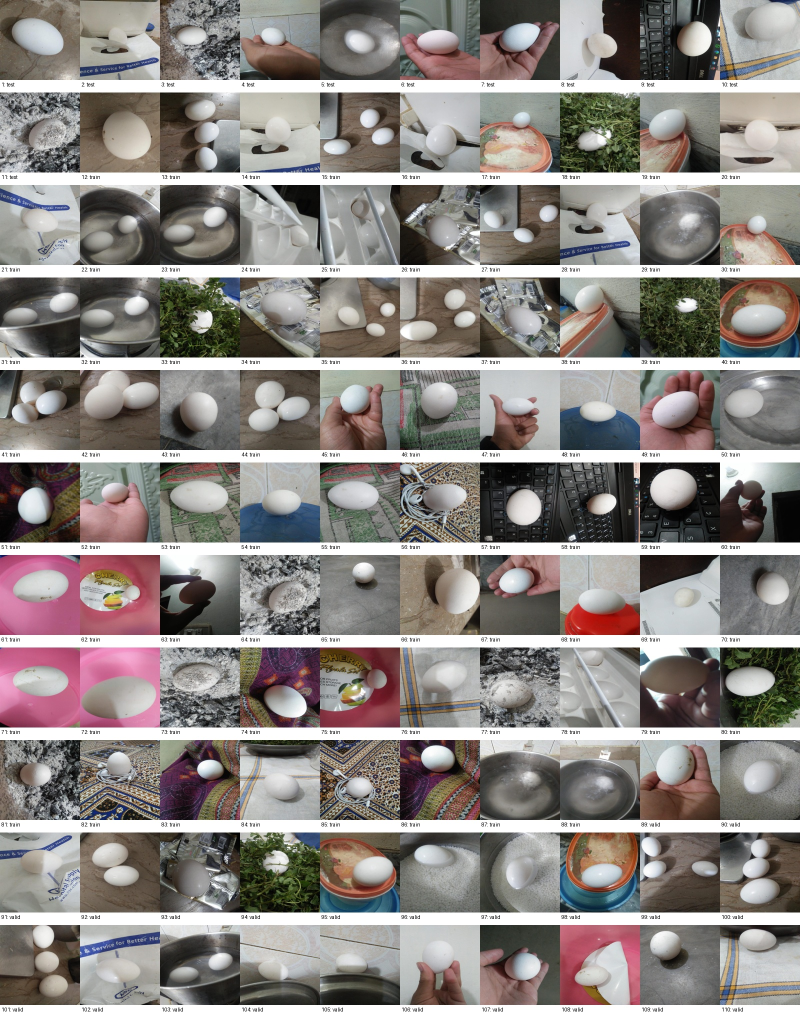
#> input picture DATASET/analysis/contact_sheets/contact_sheet.jpg, 1600 x 2035 px (shown at 1/2 size)
$ python -i 34_task4_tracking_v6.py   (imports and definitions only)
#> lines starting #> are read from the running program, lines starting #| are printed output that depends on the picture; after the words box and inside, x2 and y2 are one past the last pixel; in counts of white or black regions, pixels touching at a corner belong together
#> further down, picture is the input picture: shape (2035, 1600, 3); mean B, G, R 132.8, 136, 142
from pathlib import Path

import cv2
import numpy as np
import os
import math
from itertools import permutations

# ============================================================
# TASK 4 - TRACKING V6
# Optical-flow + local segmentation + appearance validation
#
# Design principle:
#   NEVER switch to a random egg-like object just because it
#   looks plausible. Motion and appearance must agree.
# ============================================================

VIDEO_PATH =(Path(__file__).resolve().parent.parent.parent / r"Raw and Boiled Egg Spinning - Cool Science Experiment ｜ Educational Videos by Mocomi [Y4JyV94y2_A].webm")
# If automatic discovery does not find the video, paste the full path here.

OUTPUT_DIR = "task4_v6_output"
START_TIME = 18.0
END_TIME = 34.0

# ------------------------------------------------------------
# Initial manually verified egg positions at 18 s
# ------------------------------------------------------------
INITIAL_TRACKS = [
    {"id": 1, "center": (173, 620), "size": (196, 196)},
    {"id": 2, "center": (455, 652), "size": (210, 210)},
]

# ------------------------------------------------------------
# E1 segmentation (same frozen Task-2 algorithm)
# ------------------------------------------------------------
BRIGHT_PERCENTILE = 65
MAX_SATURATION = 100
MIN_AREA = 500
MORPH_KERNEL_SIZE = 7

# ------------------------------------------------------------
# Local search
# ------------------------------------------------------------
LOCAL_SEARCH_RADIUS = 300

# Candidate filtering is intentionally conservative but not
# as aggressive as E8.
MIN_ASPECT = 0.45
MAX_ASPECT = 2.20
MIN_FILL = 0.30
MAX_CANDIDATES = 12

# ------------------------------------------------------------
# Optical flow
# ------------------------------------------------------------
MAX_FLOW_POINTS = 80
FLOW_QUALITY = 0.01
FLOW_MIN_DISTANCE = 7
FLOW_WIN_SIZE = (21, 21)
FLOW_MAX_LEVEL = 3

# ------------------------------------------------------------
# Appearance / template matching
# ------------------------------------------------------------
TEMPLATE_SIZE = 128
TEMPLATE_UPDATE_ALPHA = 0.10
MIN_TEMPLATE_SCORE = 0.38

# ------------------------------------------------------------
# Acceptance thresholds
# A candidate must have enough evidence from several signals.
# ------------------------------------------------------------
ACCEPT_SCORE = 0.58
WEAK_SCORE = 0.43
MAX_JUMP_DISTANCE = 170
MAX_SIZE_RATIO = 1.65

# Motion / appearance weights
W_MOTION = 0.35
W_TEMPLATE = 0.35
W_SHAPE = 0.15
W_BRIGHTNESS = 0.15

# ------------------------------------------------------------
# Tracking state
# ------------------------------------------------------------
MAX_PREDICTION_FRAMES = 24
VELOCITY_ALPHA = 0.45
POSITION_ALPHA = 0.70
SIZE_ALPHA = 0.65

# Reinitialise optical-flow points periodically.
FLOW_REFRESH_INTERVAL = 8

# ------------------------------------------------------------
# Utility functions
# ------------------------------------------------------------

# [42 lines left out: functions find_video, clamp_box, not called in this run]


def crop_box(img, box):
    x1, y1, x2, y2 = box
    return img[y1:y2, x1:x2]


# [71 lines left out: functions safe_ratio, iou_boxes, resize_gray, normalized_histogram, histogram_similarity, template_similarity, not called in this run]


def detect_e1_candidates(frame):
    """Frozen E1 brightness + saturation segmentation."""
    hsv = cv2.cvtColor(frame, cv2.COLOR_BGR2HSV)
#> hsv: shape (2035, 1600, 3); mean H, S, V 49.9, 38.5, 145.2
    gray = cv2.cvtColor(frame, cv2.COLOR_BGR2GRAY)
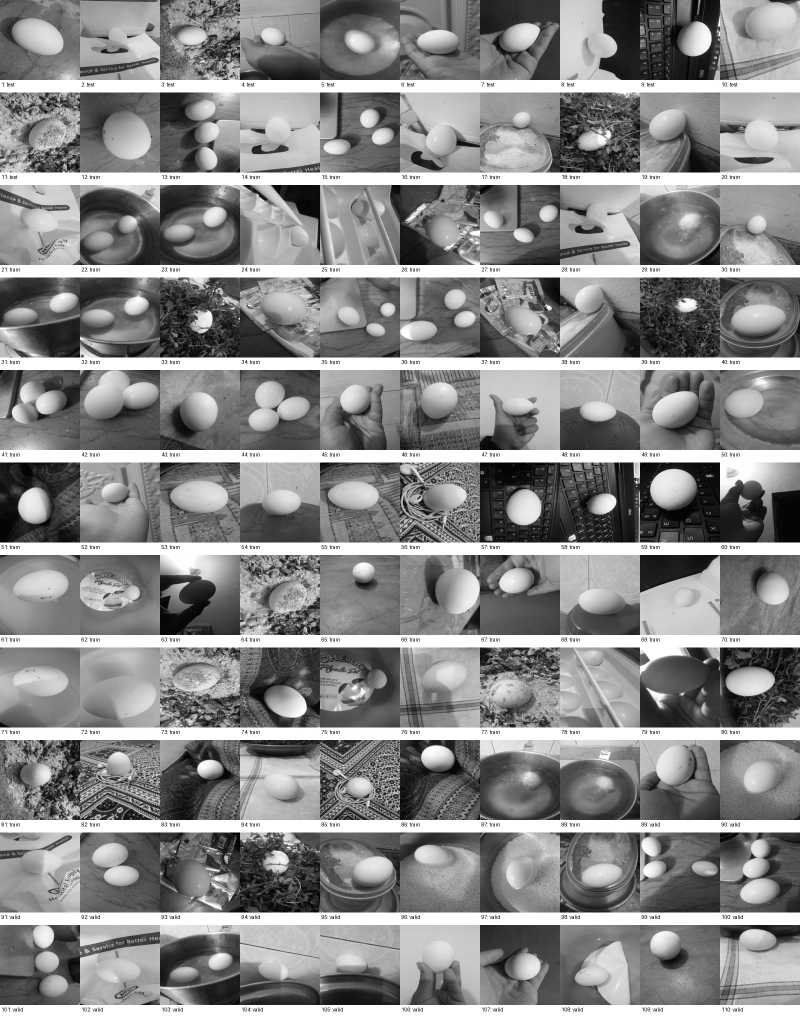
#> gray: shape (2035, 1600) (shown at 1/2 size); min 0, max 255, mean 137.4

    brightness_threshold = np.percentile(gray, BRIGHT_PERCENTILE)
#> brightness_threshold = 168

    bright = gray >= brightness_threshold
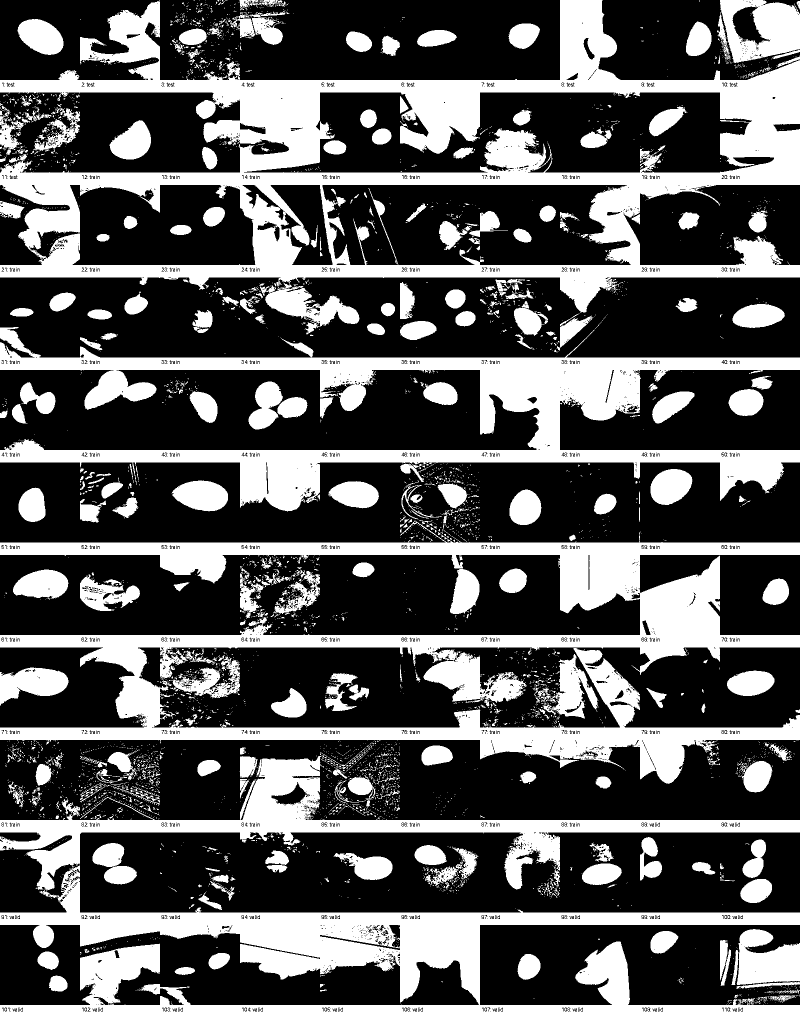
#> bright: shape (2035, 1600) bool (shown at 1/2 size); 35% white; 4617 white regions (4151 under 20 px), largest, box (x1, y1, x2, y2) and area: (0, 0, 1600, 669) 283924, (0, 1512, 1600, 2035) 224201, (0, 1041, 1600, 1568) 200897
    low_sat = hsv[:, :, 1] <= MAX_SATURATION
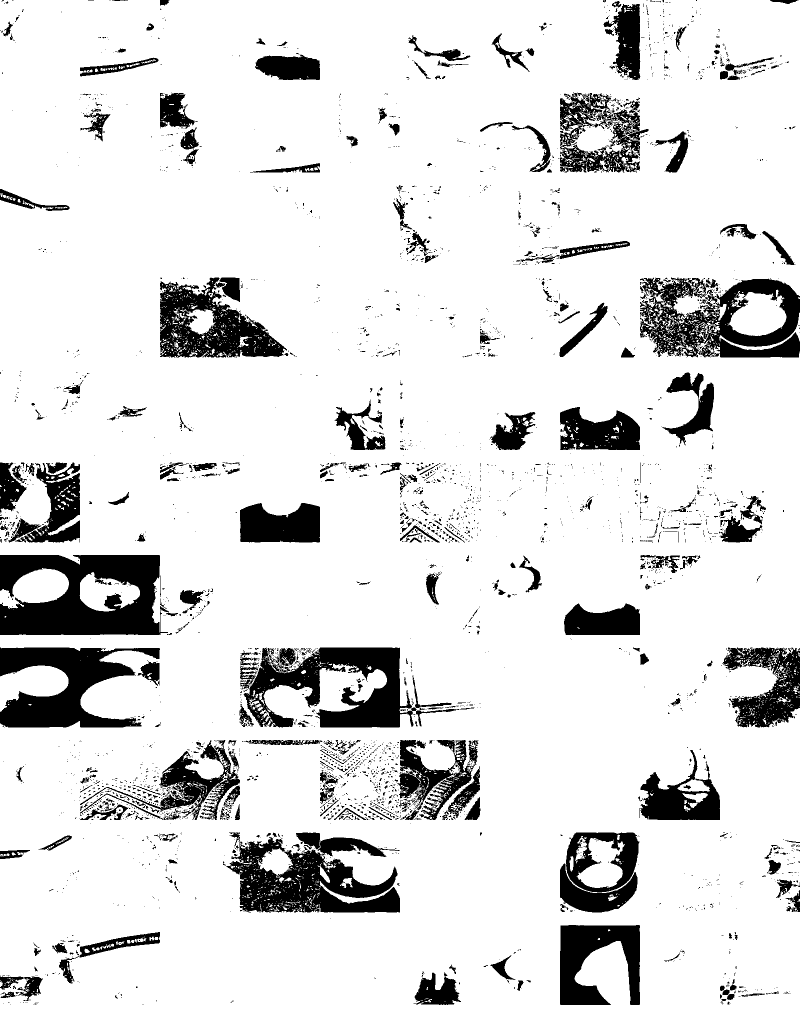
#> low_sat: shape (2035, 1600) bool (shown at 1/2 size); 87.1% white; 3713 black regions (3249 under 20 px), largest, box (x1, y1, x2, y2) and area: (0, 1110, 338, 1270) 37302, (446, 1665, 800, 1825) 30491, (480, 1295, 919, 1455) 29830

    mask = (bright & low_sat).astype(np.uint8) * 255
#> mask: shape (2035, 1600); 35% white; 4615 white regions (4146 under 20 px), largest, box (x1, y1, x2, y2) and area: (0, 0, 1600, 669) 283626, (0, 1512, 1600, 2035) 224201, (0, 654, 1600, 1023) 143996

    kernel = cv2.getStructuringElement(
        cv2.MORPH_ELLIPSE,
        (MORPH_KERNEL_SIZE, MORPH_KERNEL_SIZE)
    )

    mask = cv2.morphologyEx(mask, cv2.MORPH_OPEN, kernel)
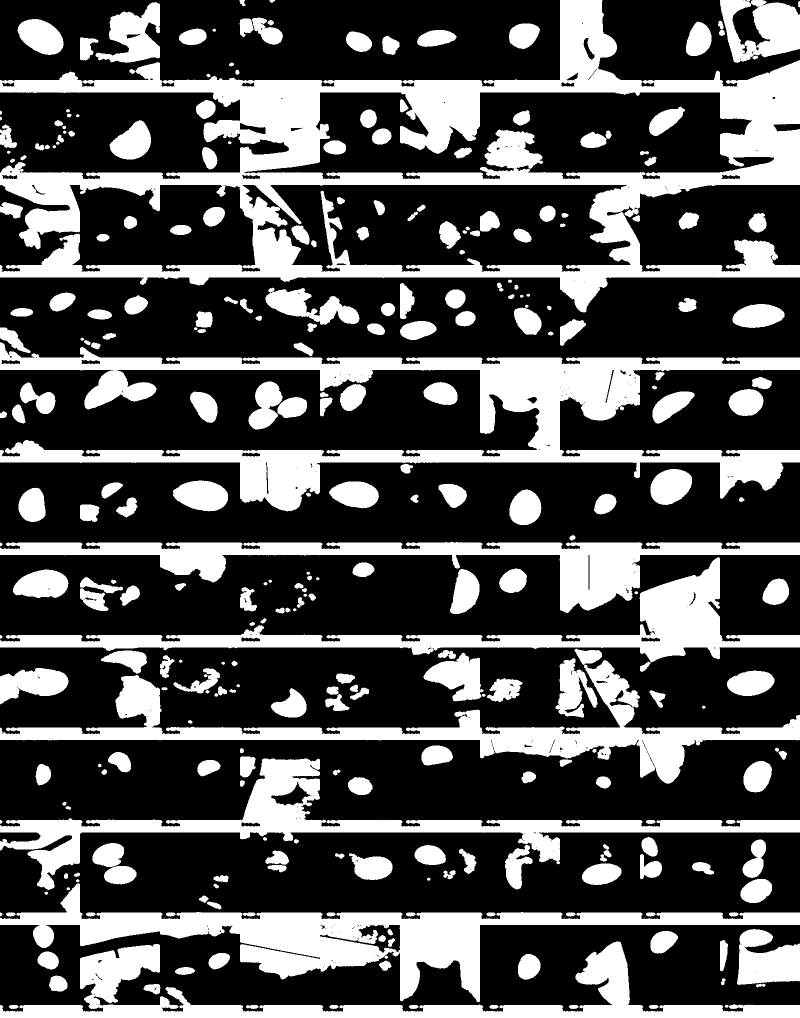
#> mask: shape (2035, 1600) (shown at 1/2 size); 31.9% white; 301 white regions, largest, box (x1, y1, x2, y2) and area: (0, 0, 1600, 625) 250014, (0, 684, 1600, 1023) 133773, (0, 1766, 1600, 2005) 86592
    mask = cv2.morphologyEx(mask, cv2.MORPH_CLOSE, kernel)
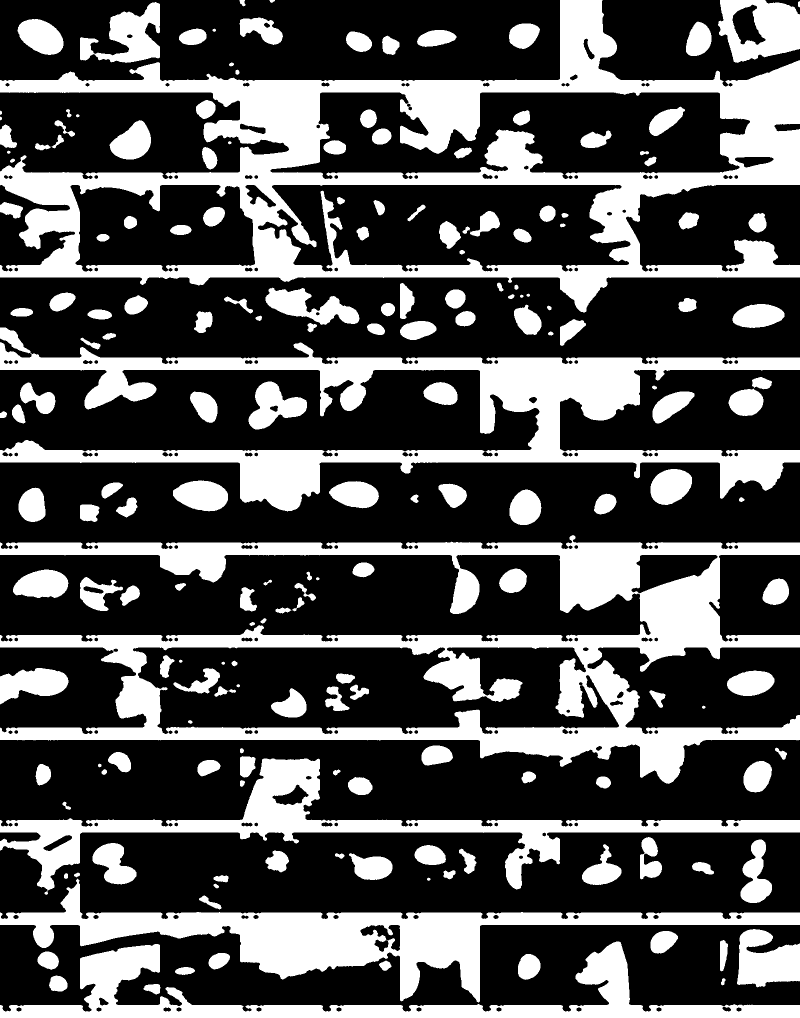
#> mask: shape (2035, 1600) (shown at 1/2 size); 32.6% white; 191 white regions (1 under 20 px), largest, box (x1, y1, x2, y2) and area: (0, 0, 1600, 625) 256578, (0, 1070, 1600, 1568) 209585, (0, 655, 1600, 1023) 141690

    return mask


# [220 lines left out: functions extract_local_candidates, candidate_shape_score, brightness_score, motion_score, choose_candidate, not called in this run]


class EggTrack:
    # [254 lines left out: functions __init__, _get_brightness, get_box, initialize_flow_points, optical_flow_prediction, update_from_candidate and 1 more, not called in this run]

    def total_frames(self):
        return self.matched + self.predicted + self.lost

    def true_tracking_ratio(self):
        total = self.total_frames()
        return self.matched / total if total else 0.0

    # [388 lines left out: functions visible_prediction_coverage, assign_candidates, draw_track, main, not called in this run]


# [2 lines not run here, left out]

>>> import cv2
>>> picture = cv2.imread('../../DATASET/analysis/contact_sheets/contact_sheet.jpg')
>>> result = detect_e1_candidates(picture)
